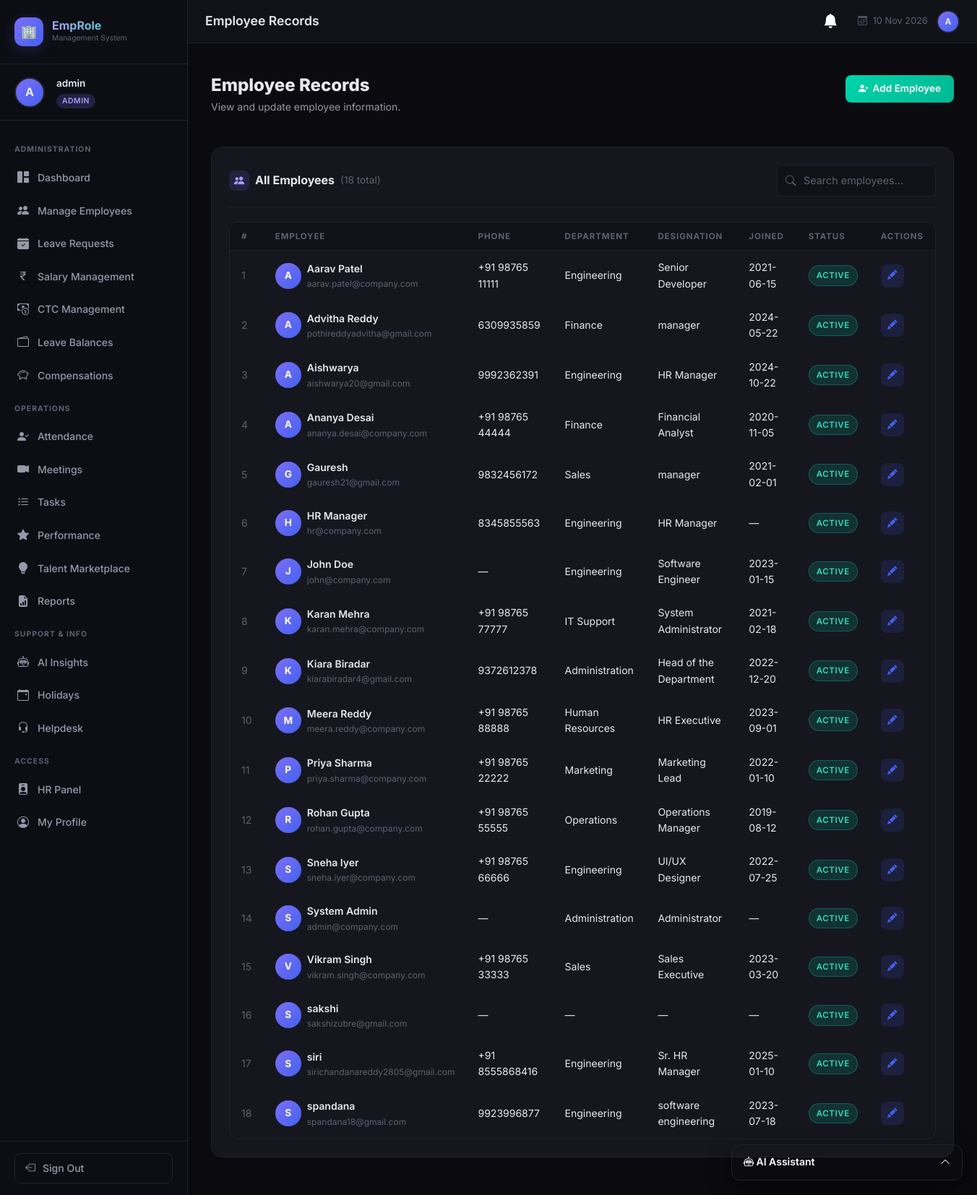
The app's page /hr/employees (signed in) with its own data.
### tables this page shows
CREATE TABLE employees (
            id INTEGER PRIMARY KEY AUTOINCREMENT,
            user_id INTEGER UNIQUE,
            name TEXT NOT NULL,
            email TEXT NOT NULL,
            phone TEXT,
            department TEXT,
            designation TEXT,
            joining_date DATE,
            status TEXT DEFAULT 'active',
            FOREIGN KEY (user_id) REFERENCES users(id)
        );

### app.py (the view)
@app.route('/hr/employees')
@login_required
@role_required('hr', 'admin')
def hr_employees():
    db = get_db()
    employees = db.execute(
        "SELECT e.*, u.role FROM employees e LEFT JOIN users u ON e.user_id=u.id ORDER BY e.name"
    ).fetchall()
    db.close()
    return render_template('hr/employees.html', employees=employees)

### ai_service.py (called while the page is built)
@ai_service_bp.before_app_request
def setup_ai():
    if not hasattr(ai_service_bp, 'schema_initialized'):
        init_ai_schema()
        ai_service_bp.schema_initialized = True

### app.py (called while the page is built)
@app.context_processor
def inject_notifications():
    if 'user_id' in session:
        db = get_db()
        n = db.execute("SELECT * FROM notifications WHERE user_id=? AND is_read=0 ORDER BY created_at DESC LIMIT 5", (session['user_id'],)).fetchall()
        c = db.execute("SELECT COUNT(*) as c FROM notifications WHERE user_id=? AND is_read=0", (session['user_id'],)).fetchone()['c']
        db.close()
        return dict(recent_notifications=n, unread_notifications_count=c)
    return dict(recent_notifications=[], unread_notifications_count=0)

def login_required(f):
    @wraps(f)
    def decorated(*args, **kwargs):
        if 'user_id' not in session:
            flash('Please log in to access this page.', 'warning')
            return redirect(url_for('login'))
        return f(*args, **kwargs)
    return decorated

def role_required(*roles):
    def decorator(f):
        @wraps(f)
        def decorated(*args, **kwargs):
            if 'user_id' not in session:
                return redirect(url_for('login'))
            if session.get('role') not in roles:
                flash('Access denied. Insufficient permissions.', 'danger')
                return redirect(url_for('dashboard'))
            return f(*args, **kwargs)
        return decorated
    return decorator

### database.py (called while the page is built)
def get_db():
    conn = sqlite3.connect(DB_PATH)
    conn.row_factory = sqlite3.Row
    conn.execute("PRAGMA foreign_keys = ON")
    return conn

### templates/hr/employees.html (shortened to what this page needs)
{% extends "base.html" %}
{% block page_title %}Employee Records{% endblock %}
{% block content %}
<div class="page-header fade-in">
  <div class="d-flex justify-content-between align-items-start flex-wrap gap-3">
    <div>
      <h2>Employee Records</h2>
      <p>View and update employee information.</p>
    </div>
    <a href="{{ url_for('hr_add_employee') }}" class="btn-accent" style="text-decoration:none; display:inline-flex; align-items:center; gap:6px;">
      <i class="bi bi-person-plus-fill"></i> Add Employee
    </a>
  </div>
</div>
<div class="content-card">
  <div class="card-header-custom">
    <div class="card-title-custom">
      <div class="title-icon"><i class="bi bi-people-fill"></i></div>
      All Employees <span style="color:var(--text-muted); font-weight:400; font-size:0.85rem;">({{ employees|length }} total)</span>
    </div>
    <div class="search-box">
      <i class="bi bi-search search-icon"></i>
      <input type="text" id="table-search" class="form-control" placeholder="Search employees...">
    </div>
  </div>
  {% if employees %}
  <div class="table-wrapper">
    <table class="table-dark-custom">
      <thead>
        <tr>
          <th>#</th>
          <th>Employee</th>
          <th>Phone</th>
          <th>Department</th>
          <th>Designation</th>
          <th>Joined</th>
          <th>Status</th>
          <th>Actions</th>
        </tr>
      </thead>
      <tbody>
        {% for emp in employees %}
        <tr class="searchable-row">
          <td style="color:var(--text-muted);">{{ loop.index }}</td>
          <td>
            <div class="d-flex align-items-center gap-2">
              <div class="emp-avatar">{{ emp.name[0].upper() }}</div>
              <div>
                <div style="font-weight:600;">{{ emp.name }}</div>
                <div style="font-size:0.75rem; color:var(--text-muted);">{{ emp.email }}</div>
              </div>
            </div>
          </td>
          <td>{{ emp.phone or '—' }}</td>
          <td>{{ emp.department or '—' }}</td>
          <td>{{ emp.designation or '—' }}</td>
          <td>{{ emp.joining_date or '—' }}</td>
          <td><span class="badge-custom badge-{{ emp.status or 'active' }}">{{ emp.status or 'active' }}</span></td>
          <td>
            <a href="{{ url_for('hr_edit_employee', emp_id=emp.id) }}" class="btn-sm-icon btn-edit" title="Edit">
              <i class="bi bi-pencil-fill"></i>
            </a>
          </td>
        </tr>
        {% endfor %}
      </tbody>
    </table>
  </div>
  {% else %}
  <div class="empty-state">
    <i class="bi bi-people"></i>
    <p>No employee records found.</p>
  </div>
  {% endif %}
</div>
{% endblock %}

### records on screen
employees: name "A", name "Aarav Patel", email "aarav.patel@company.com", phone "+91 98765 11111", department "Engineering", designation "Senior Developer", joining_date "2021-06-15", status "ACTIVE"
employees: name "A", name "Advitha Reddy", email "pothireddyadvitha@gmail.com", phone "6309935859", department "Finance", designation "manager", joining_date "2024-05-22", status "ACTIVE"
employees: name "A", name "Aishwarya", email "aishwarya20@gmail.com", phone "9992362391", department "Engineering", designation "HR Manager", joining_date "2024-10-22", status "ACTIVE"
employees: name "A", name "Ananya Desai", email "ananya.desai@company.com", phone "+91 98765 44444", department "Finance", designation "Financial Analyst", joining_date "2020-11-05", status "ACTIVE"
employees: name "G", name "Gauresh", email "gauresh21@gmail.com", phone "9832456172", department "Sales", designation "manager", joining_date "2021-02-01", status "ACTIVE"
employees: name "H", name "HR Manager", email "hr@company.com", phone "8345855563", department "Engineering", designation "HR Manager", joining_date "—", status "ACTIVE"
employees: name "J", name "John Doe", email "john@company.com", phone "—", department "Engineering", designation "Software Engineer", joining_date "2023-01-15", status "ACTIVE"
employees: name "K", name "Karan Mehra", email "karan.mehra@company.com", phone "+91 98765 77777", department "IT Support", designation "System Administrator", joining_date "2021-02-18", status "ACTIVE"
employees: name "K", name "Kiara Biradar", email "kiarabiradar4@gmail.com", phone "9372612378", department "Administration", designation "Head of the Department", joining_date "2022-12-20", status "ACTIVE"
employees: name "M", name "Meera Reddy", email "meera.reddy@company.com", phone "+91 98765 88888", department "Human Resources", designation "HR Executive", joining_date "2023-09-01", status "ACTIVE"
employees: name "P", name "Priya Sharma", email "priya.sharma@company.com", phone "+91 98765 22222", department "Marketing", designation "Marketing Lead", joining_date "2022-01-10", status "ACTIVE"
employees: name "R", name "Rohan Gupta", email "rohan.gupta@company.com", phone "+91 98765 55555", department "Operations", designation "Operations Manager", joining_date "2019-08-12", status "ACTIVE"
employees: name "S", name "Sneha Iyer", email "sneha.iyer@company.com", phone "+91 98765 66666", department "Engineering", designation "UI/UX Designer", joining_date "2022-07-25", status "ACTIVE"
employees: name "S", name "System Admin", email "admin@company.com", phone "—", department "Administration", designation "Administrator", joining_date "—", status "ACTIVE"
employees: name "V", name "Vikram Singh", email "vikram.singh@company.com", phone "+91 98765 33333", department "Sales", designation "Sales Executive", joining_date "2023-03-20", status "ACTIVE"
employees: name "S", name "sakshi", email "sakshizubre@gmail.com", phone "—", department "—", designation "—", joining_date "—", status "ACTIVE"
employees: name "S", name "siri", email "sirichandanareddy2805@gmail.com", phone "+91 8555868416", department "Engineering", designation "Sr. HR Manager", joining_date "2025-01-10", status "ACTIVE"
employees: name "S", name "spandana", email "spandana18@gmail.com", phone "9923996877", department "Engineering", designation "software engineering", joining_date "2023-07-18", status "ACTIVE"

### other values on screen
{{ session.username[0].upper() }} "A"
{{ session.username }} "admin"
{{ session.role }} "ADMIN"
{{ employees|length }} "18"
